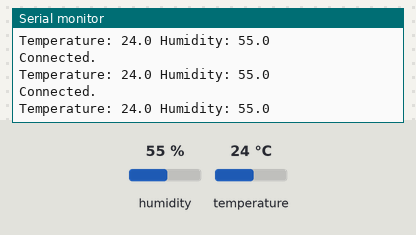
This sketch was run on a simulated ESP32. Parts: the last lines printed to the serial monitor. The test bench sets the inputs (shaded band); at power-on: humidity 55 %, temperature 24 °C. WiFi joins after 1.5 s; servers stay silent unless stated.

Above: at 5.7 s.
5.8 s: humidity set to 22 %
At 7.9 s:
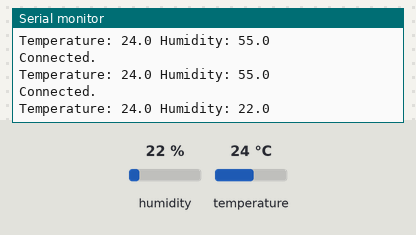
9.4 s: temperature set to 12 °C
At 10.3 s:
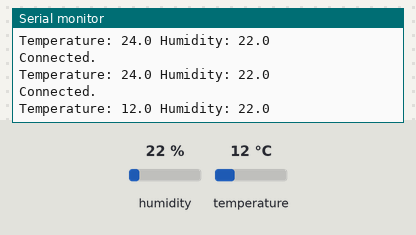
13.0 s: humidity set to 40 %
At 13.9 s:
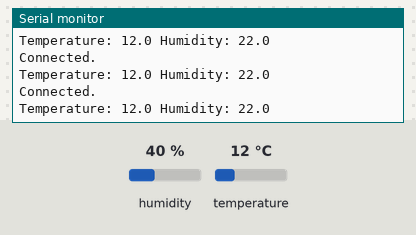
Timing chart, 0 to 16.0 s (numbered marks = the images above; inputs shaded):
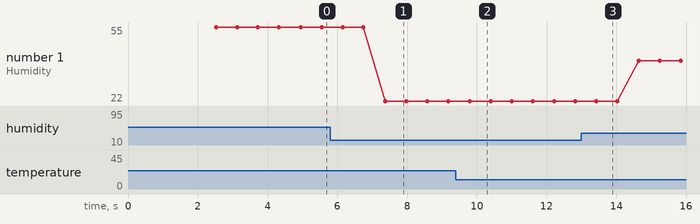

The sketch:

ThingSpeak_Temp_Humidity_.ino
```cpp
#include <WiFi.h>       //include library for wifi
#include "ThingSpeak.h"  //include library for wifi
#include "DHT.h"        //include library for DHT sensor
  //Provide your wifi details ----------------------------
char ssid[] = "Ferrari";   // your network SSID (name)
char pass[] = "pawan@@0433kant";
 //-------------------------------------------------------
#define DHTPIN 15 // DHT11 Data pin connected to esp32 pin no.

float temperature;   // Variable to store temperature
float humidity;      // Variable to store Humidity
DHT dht(DHTPIN, DHT11);
WiFiClient  client;

unsigned long myChannelNumber = 1644803;       //channal id from thingspeak
const char * myWriteAPIKey = "6GYO8RG09WIEASKX";   // write api kay from thingspeak
const int ChannelField1 =1;   //channel field 1 for temp
const int ChannelField2 =2;   //channel field 1 for humidity

void setup() {
  // put your setup code here, to run once:

  Serial.begin(115200);
  dht.begin();
  WiFi.mode(WIFI_STA);
  ThingSpeak.begin(client);  // Initialize ThingSpeak

}

void loop()
{
  // put your main code here, to run repeatedly:

  if(WiFi.status() != WL_CONNECTED)
  {
    Serial.print("Attempting to connect to SSID: ");
    Serial.println(ssid);

    while(WiFi.status() != WL_CONNECTED)
    {
      WiFi.begin(ssid, pass);  // Connect to WPA/WPA2 network. Change this line if using open or WEP network
      Serial.print("Trying to connect\n");
      delay(2500);                             //THIS IS THE MINIMUM TIME REQUIRED TO CONNECT TO WI-FI
    }
  }
  Serial.println("\nConnected.");
  temperature=dht.readTemperature();    //read temperature
  humidity=dht.readHumidity();          //read Humidity


  if (isnan(temperature) || isnan(humidity))
   {
     Serial.println("Failed to read from DHT sensor!\n");
     return;
     }

Serial.print("Temperature: ");
Serial.print(temperature, 1);

Serial.print(" Humidity: ");
Serial.print(humidity, 1);

ThingSpeak.writeField( myChannelNumber,ChannelField1,temperature,myWriteAPIKey);
ThingSpeak.writeField( myChannelNumber,ChannelField2,humidity,myWriteAPIKey);
}
```

Measured:
- after the input at 5.8 s, the serial monitor: prints a new line after 1.6 s (image 1)
- after the input at 9.4 s, the serial monitor: prints a new line after 0.40 s (image 2)
- plotted number 1: 55 → 22 after the input at 5.8 s, 22 → 40 after the input at 13.0 s
